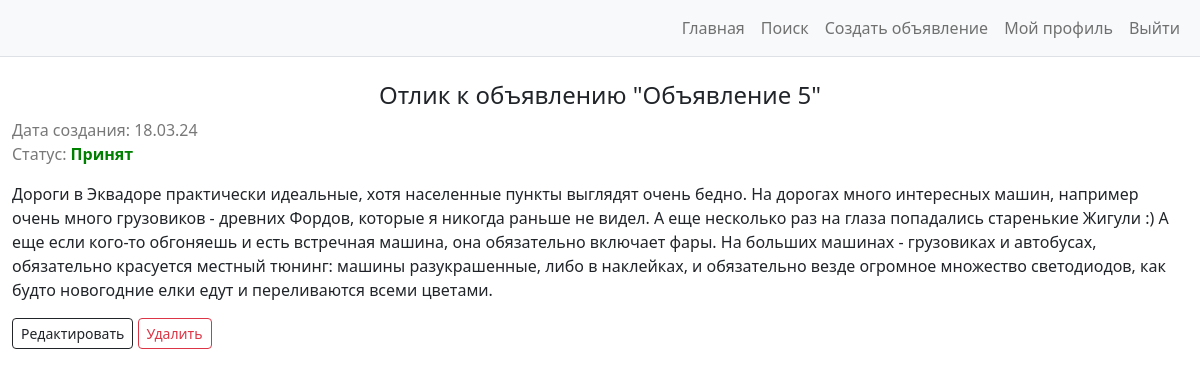
The page /reply/63/detail (signed in) on the database its author committed.
### advertisments/models.py (models this page shows, shortened)
class Reply(models.Model):
    author = models.ForeignKey(
        to=User,
        on_delete=models.CASCADE,
    )
    date_sent = models.DateTimeField(
        auto_now_add=True,
    )
    ad = models.ForeignKey(
        to=Ad,
        on_delete=models.CASCADE,
        related_name='replies_to_ad',
    )
    text = models.TextField(
        blank=True,
    )
    is_accepted = models.BooleanField(
        default=False
    )
    class Meta:
        ordering = ['date_sent']
        verbose_name = 'Отклик'
        verbose_name_plural = 'Отклики'

class Ad(models.Model):
    pub_date = models.DateTimeField(
        auto_now_add=True
    )
    author = models.ForeignKey(
        to=User,
        on_delete=models.CASCADE,
    )
    title = models.CharField(
        max_length=255,
        help_text='До 255 символов',
    )
    category = models.CharField(
        max_length=18,
        choices=CATEGORIES,
        default=None,
    )
    content = RichTextUploadingField(
        blank=True
    )
    class Meta:
        ordering = ['pub_date']
        verbose_name = 'Объявление'
        verbose_name_plural = 'Объявления'

### advertisments/views.py (the view)
# urls.py: path('reply/<int:pk>/detail', ReplyDetailView.as_view(), name='reply_detail'),
class ReplyDetailView(LoginRequiredMixin, DetailView):
    model = Reply
    context_object_name = 'reply'
    template_name = 'reply_detail.html'
    login_url = 'login'

### advertisments/templates/reply_detail.html (shortened to what this page needs)
{% extends 'base.html' %}
{% block content %}
<div class="container-fluid" id="centerLayer">
    <br />
    <h4 align="center">Отлик к объявлению "{{ reply.ad.title }}"</h4>
    {% if reply.author == request.user %}
    <p style="color:rgb(120, 120, 120)">
        Дата создания: {{ reply.date_sent|date:'d.m.y' }} <br />
        Статус:
        {% if reply.is_accepted %}
            <strong style="color: #008000">Принят</strong>
        {% else %}
            <strong style="color: #B22222">В ожидании</strong>
        {% endif %}
    </p>
    <p>
        {{ reply.text }} <br />
    </p>
    <a href="{% url 'reply_update' reply.id %}" class="btn btn-outline-dark btn-sm">Редактировать</a>
    <a href="{% url 'reply_delete' reply.id %}" class="btn btn-outline-danger btn-sm">Удалить</a> <br />
    {% endif %}
    <br />
</div>
{% endblock content %}

### templates/base.html (style rules this page uses)
#centerLayer { margin:0 auto; width: 1200px; }
a { text-decoration: initial; color: #4682B4 }

### rows shown on the page
Reply: ad "Объявление 5", date_sent "18.03.24", text "Дороги в Эквадоре практически идеальные, хотя населенные пункты выглядят очень бедно. На дорогах много интересных машин, например очень много грузовиков - древних Фордов, которые я никогда раньше не видел. А еще несколько раз на глаза попадались старенькие Жигули :) А еще если кого-то обгоняешь и есть встречная машина, она обязательно включает фары. На больших машинах - грузовиках и автобусах, обязательно красуется местный тюнинг: машины разукрашенные, либо в наклейках, и обязательно везде огромное множество светодиодов, как будто новогодние елки едут и переливаются всеми цветами."
